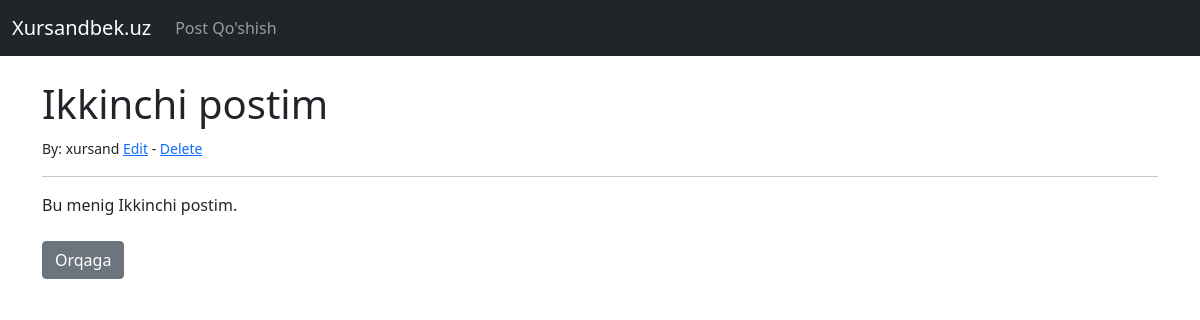
The app's page /article/2 with its own data.
### theblog/models.py (models this page shows, shortened)
class Post(models.Model):
	title = models.CharField(max_length=50)
	title_tag = models.CharField(max_length=50)
	author = models.ForeignKey(User, on_delete=models.CASCADE)
	body = models.TextField()

### theblog/views.py (the view)
# urls.py: path('article/<int:pk>', ArticleDetailView.as_view(), name='article-detail'),
class ArticleDetailView(DetailView):
	model = Post
	template_name = 'article-detail.html'

### theblog/templates/article-detail.html (shortened to what this page needs)
{% extends 'base.html' %}
{% block content %}
<h1>{{post.title}}</h1>
<small>By: {{post.author}} <a href="{% url 'update_post' post.pk %}">Edit</a> -
			<a href="{% url 'delete_post' post.pk %}">Delete</a></small><br>
<hr>
{{post.body}}
<br>
<br>
<a href="{% url 'home' %}" class="btn btn-secondary">Orqaga</a>
{% endblock %}

### records on screen
Post: title "Ikkinchi postim", author "xursand", body "Bu menig Ikkinchi postim."
